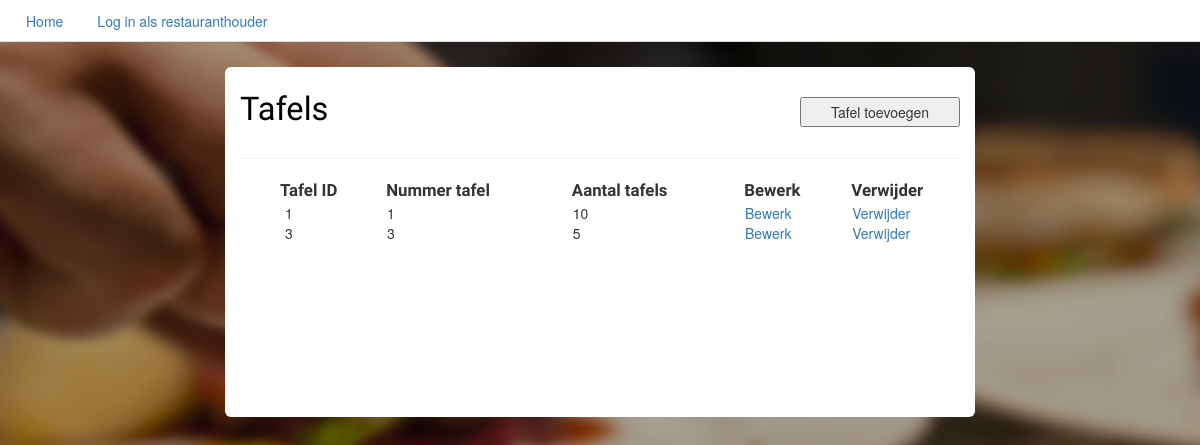
The page /CI/index.php/tables on the database as committed earlier.
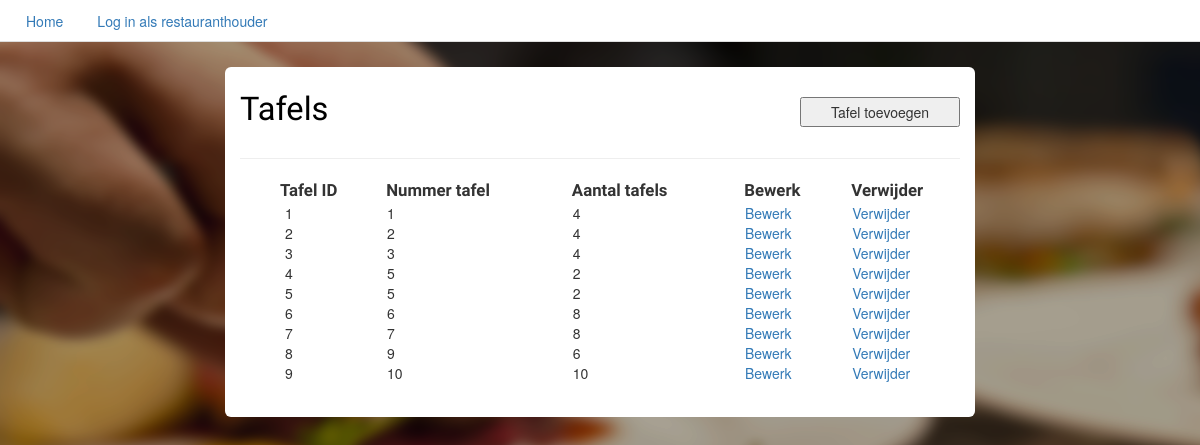
The same page on the database as committed later.
### tables this page shows
CREATE TABLE IF NOT EXISTS `tbl_tafels` (
`tafelid` int(11) NOT NULL,
  `tafelnr` int(11) NOT NULL,
  `resto_id` int(11) NOT NULL,
  `aantal` int(5) NOT NULL
);

### CI/application/controllers/tables.php (called while the page is built, shortened)
<?php if (!defined('BASEPATH')) exit('No direct script access allowed');
class Tables extends CI_Controller {
	public function __construct()
	{
		$this->load->model('table_model');
		$this->load->library('form_validation');
	}
	public function index()
	{
		$this->data['tables'] = $this->table_model->getAll();
		$this->data['title'] = 'Tafel Management';
		$this->data['message'] = $this->session->flashdata('message');
		$this->load->view('table/table_manage', $this->data);
	}
}

### CI/index.php (called while the page is built, shortened)
<?php
require_once BASEPATH.'core/CodeIgniter.php';

### CI/application/models/table_model.php (called while the page is built, shortened)
<?php if (!defined('BASEPATH')) exit('No direct script access allowed');
class Table_model extends CI_Model {
	function getAll() {
		$this->db->select('tafelid, tafelnr, aantal');
		$query = $this->db->get('tbl_tafels');
		return $query->result_array();
	}
}

### CI/application/views/table/table_manage.php (the view, shortened to what this page needs)
<!DOCTYPE html>
<html>
<head>
    <link rel="stylesheet" href="https://maxcdn.bootstrapcdn.com/bootstrap/3.3.4/css/bootstrap.min.css">
    <link rel="stylesheet" type="text/css" href="<?php echo base_url(); ?>assets/stylesheets/styles.css"/>
</head>
<body id="landingBody">
<?php
 if(null !==($this->session->userdata('logged_in')))
   {
     include_once(APPPATH.'/views/AdminNav.php');
   }
   else
   {
     include_once(APPPATH.'/views/MainNav.php');
   }
 ?>
 <div class="dashContainer" id="dashContainer1">
		<h2>Tafels</h2>
   <button name="New" type="button" value="Tafel toevoegen" onclick="window.location='addtable'">Tafel toevoegen</button>
<form name="frmproduct" method="post">
	<table>
		<tr>
			<th style="font-family: 'Yanone Kaffeesatz', sans-serif; font-size: 1.2em"><strong>Tafel ID&nbsp;</strong>
			</th>
			<th style="font-family: 'Yanone Kaffeesatz', sans-serif; font-size: 1.2em"><strong>&nbsp;Nummer tafel&nbsp;</strong>
			</th>
			<th style="font-family: 'Yanone Kaffeesatz', sans-serif; font-size: 1.2em"><strong>&nbsp;Aantal tafels&nbsp;</strong>
			</th>
			<th style="font-family: 'Yanone Kaffeesatz', sans-serif; font-size: 1.2em"><strong>&nbsp;Bewerk&nbsp;</strong>
			</th>
			<th style="font-family: 'Yanone Kaffeesatz', sans-serif; font-size: 1.2em"><strong>&nbsp;Verwijder&nbsp;</strong>
			</th>
			<hr>
		</tr>
		<?php
		foreach ($tables as $table){
			$id = $table['tafelid'];
		?>
			<tr>
				<td style="padding-left: 5px;"><?php echo $table['tafelid'] ?></td>
				<td style="padding-left: 5px;"><?php echo $table['tafelnr'] ?></td>
				<td style="padding-left: 5px;"><?php echo $table['aantal'] ?></td>
				<td style="padding-left: 5px;"><a href='edittable/<?php echo $id ?>'>Bewerk</a></td>
				<td style="padding-left: 5px;">
					<?php
						echo anchor('tables/deletetable/'.$id, 'Verwijder', array('onClick' => "return confirm('Zeker dat u deze tafel wilt verwijderen?')"));
					?>
				</td>
			</tr>
		<?php
		}
		?>
	</table>
</form>
</div>
</body>
</html>

Rows that differ between the two databases and show on the page:
changed tbl_tafels id 1: aantal "10" → "4"
added tbl_tafels: tafelid "2", tafelnr "2", aantal "4", tafelid "Verwijder"
changed tbl_tafels id 3: aantal "5" → "4"
added tbl_tafels: tafelid "4", tafelnr "5", aantal "2", tafelid "Verwijder"
added tbl_tafels: tafelid "5", tafelnr "5", aantal "2", tafelid "Verwijder"
added tbl_tafels: tafelid "6", tafelnr "6", aantal "8", tafelid "Verwijder"
added tbl_tafels: tafelid "7", tafelnr "7", aantal "8", tafelid "Verwijder"
added tbl_tafels: tafelid "8", tafelnr "9", aantal "6", tafelid "Verwijder"
added tbl_tafels: tafelid "9", tafelnr "10", aantal "10", tafelid "Verwijder"
